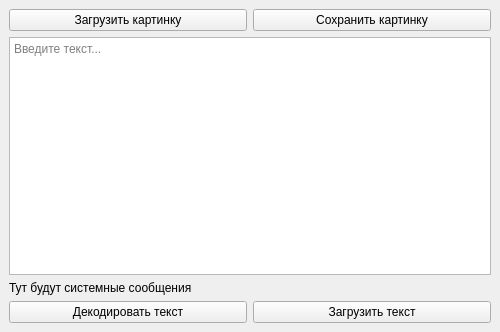
<?xml version="1.0" encoding="UTF-8"?>
<ui version="4.0">
 <class>MainWindow</class>
 <widget class="QMainWindow" name="MainWindow">
  <property name="geometry">
   <rect>
    <x>0</x>
    <y>0</y>
    <width>500</width>
    <height>332</height>
   </rect>
  </property>
  <property name="windowTitle">
   <string>MainWindow</string>
  </property>
  <property name="styleSheet">
   <string notr="true">QPushButton:hover{color: blue; font: bold 10pt;}</string>
  </property>
  <widget class="QWidget" name="centralwidget">
   <layout class="QVBoxLayout" name="verticalLayout">
    <item>
     <layout class="QHBoxLayout" name="horizontalLayout">
      <item>
       <widget class="QPushButton" name="loadImgButton">
        <property name="text">
         <string>Загрузить картинку</string>
        </property>
       </widget>
      </item>
      <item>
       <widget class="QPushButton" name="saveImgButton">
        <property name="text">
         <string>Сохранить картинку</string>
        </property>
       </widget>
      </item>
     </layout>
    </item>
    <item>
     <widget class="QPlainTextEdit" name="plainTextEdit">
      <property name="sizePolicy">
       <sizepolicy hsizetype="Expanding" vsizetype="Expanding">
        <horstretch>1</horstretch>
        <verstretch>0</verstretch>
       </sizepolicy>
      </property>
      <property name="placeholderText">
       <string>Введите текст...</string>
      </property>
     </widget>
    </item>
    <item>
     <widget class="QLabel" name="outputLabel">
      <property name="sizePolicy">
       <sizepolicy hsizetype="Preferred" vsizetype="Preferred">
        <horstretch>1</horstretch>
        <verstretch>0</verstretch>
       </sizepolicy>
      </property>
      <property name="text">
       <string>Тут будут системные сообщения</string>
      </property>
      <property name="scaledContents">
       <bool>false</bool>
      </property>
      <property name="alignment">
       <set>Qt::AlignLeading|Qt::AlignLeft|Qt::AlignTop</set>
      </property>
      <property name="wordWrap">
       <bool>true</bool>
      </property>
     </widget>
    </item>
    <item>
     <layout class="QHBoxLayout" name="horizontalLayout_2">
      <item>
       <widget class="QPushButton" name="decodeMsgButton">
        <property name="text">
         <string>Декодировать текст</string>
        </property>
       </widget>
      </item>
      <item>
       <widget class="QPushButton" name="encodeMsgButton">
        <property name="text">
         <string>Загрузить текст</string>
        </property>
       </widget>
      </item>
     </layout>
    </item>
   </layout>
  </widget>
 </widget>
 <tabstops>
  <tabstop>loadImgButton</tabstop>
  <tabstop>saveImgButton</tabstop>
  <tabstop>encodeMsgButton</tabstop>
  <tabstop>decodeMsgButton</tabstop>
 </tabstops>
 <resources/>
 <connections/>
</ui>
